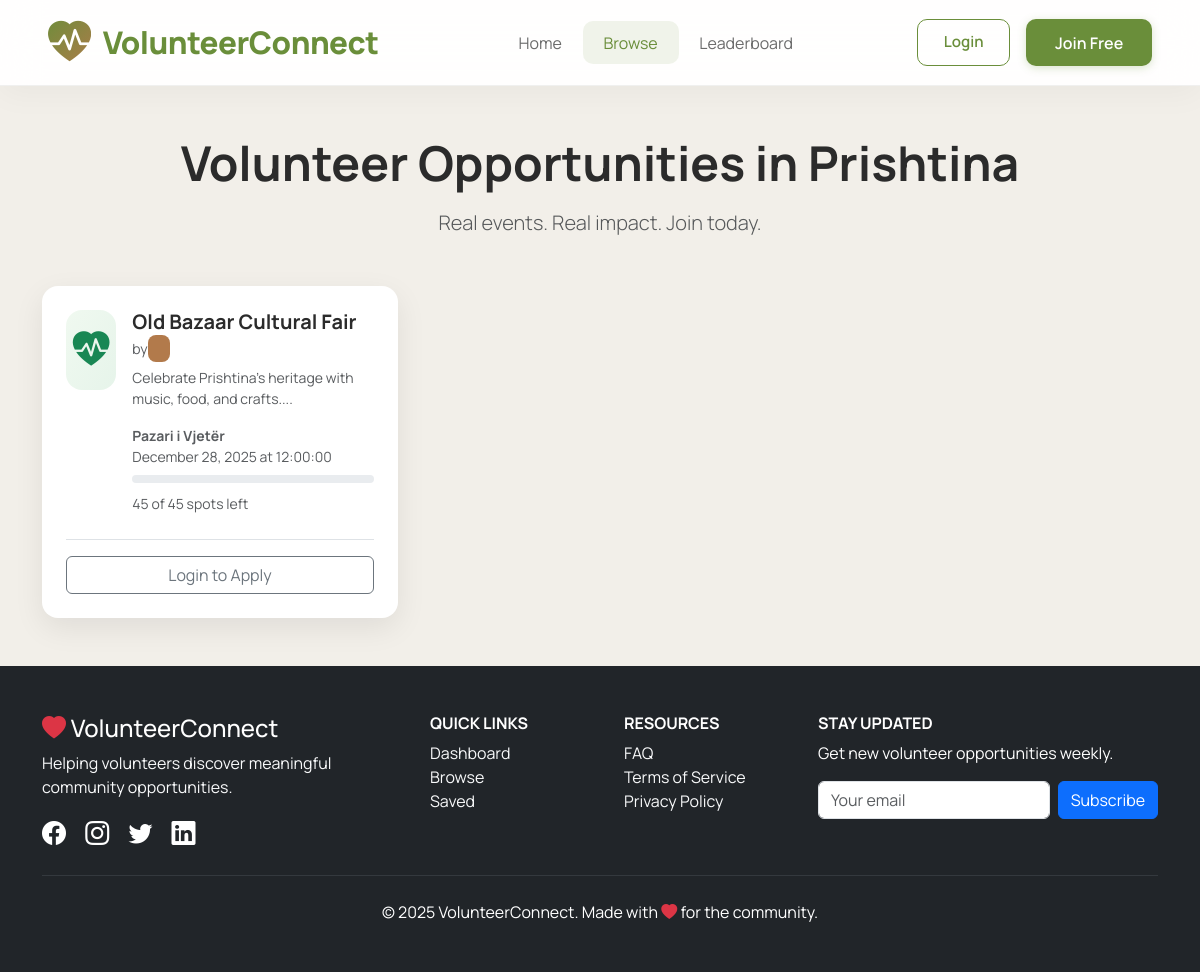
The app's page /public_browse.php with its own data.
### tables this page shows
CREATE TABLE opportunities (
    id INT AUTO_INCREMENT PRIMARY KEY,
    title VARCHAR(255) NOT NULL,
    description TEXT NOT NULL,
    category VARCHAR(50) DEFAULT 'General',
    location_name VARCHAR(255) NOT NULL,
    latitude DECIMAL(10,8) NULL,
    longitude DECIMAL(11,8) NULL,
    date DATE NOT NULL,
    time TIME NULL,
    slots INT DEFAULT 20,
    filled_slots INT DEFAULT 0,
    organization_id INT NOT NULL,
    created_at TIMESTAMP DEFAULT CURRENT_TIMESTAMP,
    FOREIGN KEY (organization_id) REFERENCES users(id) ON DELETE CASCADE,
    INDEX idx_date (date),
    INDEX idx_category (category)
);

### public_browse.php (the view, shortened to what this page needs)
<?php
require_once 'config/config.php';
include_once 'includes/header.php';
$is_logged_in = !empty($_SESSION['logged_in']);
$stmt = $conn->prepare("
    SELECT o.*, u.name AS org_name,
           (o.slots - COALESCE(COUNT(CASE WHEN a.status = 'confirmed' THEN 1 END), 0)) AS spots_left
    FROM opportunities o
    LEFT JOIN users u ON o.organization_id = u.id
    LEFT JOIN applications a ON o.id = a.opportunity_id AND a.status = 'confirmed'
    WHERE o.date >= CURDATE()
    GROUP BY o.id
    ORDER BY o.date ASC, o.created_at DESC
");
$stmt->execute();
$opportunities = $stmt->fetchAll();
$applied_opps = [];
?>
<link href="https://unpkg.com/leaflet@1.9.4/dist/leaflet.css" rel="stylesheet">
<div class="container my-5">
    <h1 class="display-5 fw-bold text-center mb-3">Volunteer Opportunities in Prishtina</h1>
    <p class="lead text-muted text-center mb-5">Real events. Real impact. Join today.</p>
    <?php if (empty($opportunities)): ?>
        <div class="text-center py-5">
            <h4 class="text-muted">No opportunities available right now</h4>
            <p>Check back soon — new events are posted daily!</p>
        </div>
    <?php else: ?>
        <div class="row g-4">
            <?php foreach ($opportunities as $opp):
                $isFull = ($opp['spots_left'] <= 0);
                $alreadyApplied = in_array($opp['id'], $applied_opps);
            ?>
                <div class="col-md-6 col-lg-4">
                    <div class="opp-card h-100 d-flex flex-column">
                        <div class="d-flex gap-3 flex-grow-1">
                            <div style="width:80px;height:80px;background:linear-gradient(120deg,#f0f9f0,#e6f4ea);border-radius:16px;display:flex;align-items:center;justify-content:center">
                                <i class="bi bi-heart-pulse-fill text-success" style="font-size:2.3rem"></i>
                            </div>
                            <div class="flex-grow-1">
                                <h5 class="fw-bold mb-1"><?=htmlspecialchars($opp['title'])?></h5>
                                <p class="small text-muted mb-2">by <span class="org-badge"><?=htmlspecialchars($opp['org_name'])?></span></p>
                                <p class="small text-muted mb-3"><?=htmlspecialchars(substr($opp['description'],0,100))?>...</p>
                                <ul class="list-unstyled small text-muted mb-2">
                                    <li><strong><?=htmlspecialchars($opp['location_name'])?></strong></li>
                                    <li><?=date('F j, Y', strtotime($opp['date']))?> <?= $opp['time'] ? 'at '.$opp['time'] : '' ?></li>
                                </ul>
                                <div class="progress mb-2" style="height:8px">
                                </div>
                                <small class="text-muted"><?=$opp['spots_left']?> of <?=$opp['slots']?> spots left</small>
                            </div>
                        </div>
                        <div class="mt-4 pt-3 border-top" id="apply-section-<?=$opp['id']?>">
                            <?php if (!$is_logged_in): ?>
                                <a href="auth/login.php" class="btn btn-outline-secondary w-100">Login to Apply</a>
                            <?php elseif (IS_BLOCKED_USER): ?>
                                <button class="btn btn-secondary w-100" disabled>Cannot Apply</button>
                            <?php elseif ($alreadyApplied): ?>
                                <div class="state pending">Application Sent!<br><small>We'll contact you soon</small></div>
                            <?php elseif ($isFull): ?>
                                <div class="state full">Event is Full</div>
                            <?php endif; ?>
                        </div>
                    </div>
                </div>
            <?php endforeach; ?>
        </div>
    <?php endif; ?>
</div>
<?php include 'includes/footer.php'; ob_end_flush(); ?>

### includes/header.php (style rules this page uses)
:root { --earth-1: #f2efe9; --accent-1: #6a8e3a; --accent-2: #b27a4b; --muted: #6b6b6b; }
body { font-family: 'Manrope', 'Inter', sans-serif; background: var(--earth-1); color: #2b2b2b; margin: 0; }

### public_browse.php (style rules this page uses)
:root { --accent:#6a8e3a;--accent2:#b27a4b }
.opp-card { border-radius:16px;background:#fff;box-shadow:0 10px 30px rgba(0,0,0,.08);padding:1.5rem;transition:.3s }
.org-badge { background:var(--accent2);color:#fff;padding:.3rem .7rem;border-radius:8px;font-size:.85rem;font-weight:600 }

### records on screen
opportunities: title "Old Bazaar Cultural Fair", description "Celebrate Prishtina’s heritage with music, food, and crafts.", location_name "Pazari i Vjetër", date "December 28, 2025", time "12:00:00", spots_left "45", slots "45"
